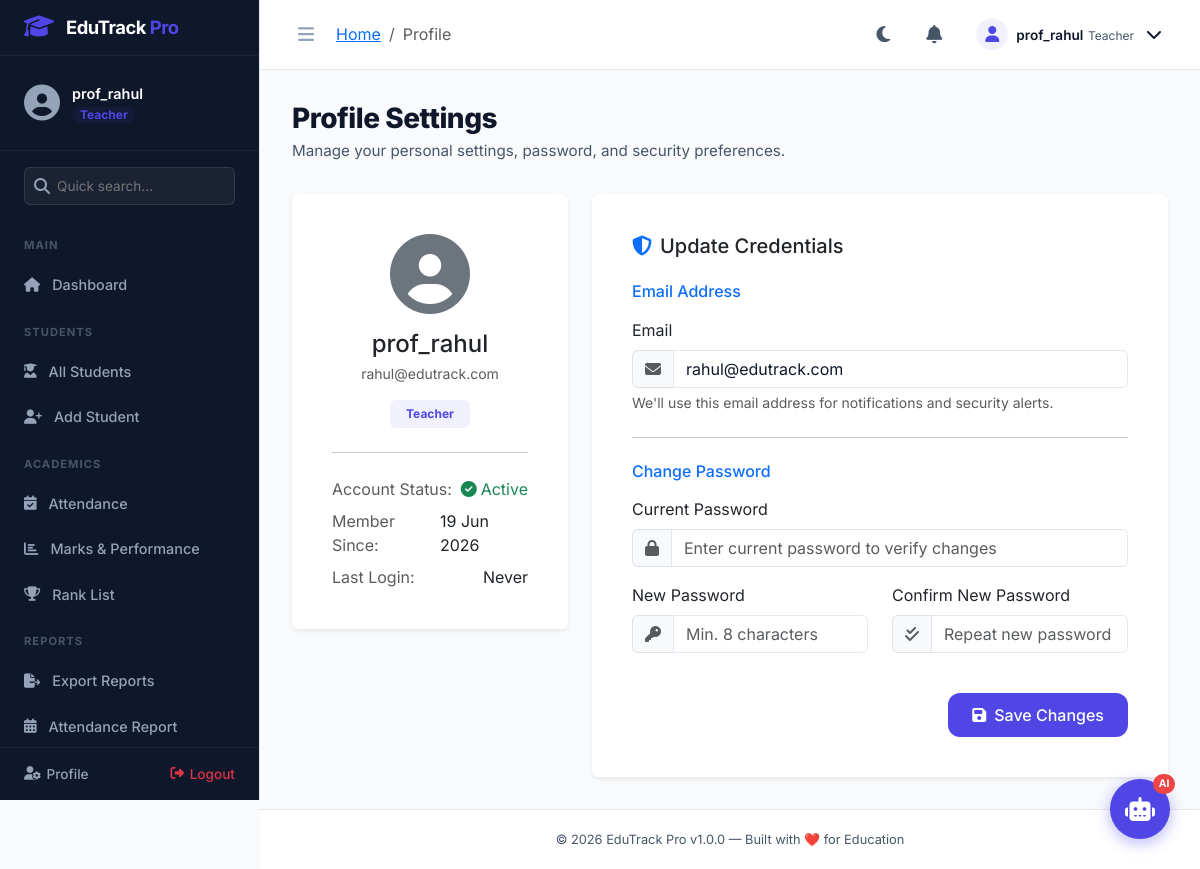
Page /auth/profile (signed in) on the committed database.
### models.py (models this page shows, shortened)
class User(UserMixin, db.Model):
    __tablename__ = 'users'
    id = db.Column(db.Integer, primary_key=True)
    username = db.Column(db.String(80), unique=True, nullable=False, index=True)
    email = db.Column(db.String(120), unique=True, nullable=False, index=True)
    password_hash = db.Column(db.String(255), nullable=False)
    role = db.Column(db.String(20), nullable=False, default='student')  # admin, teacher, student
    is_active = db.Column(db.Boolean, default=True, nullable=False)
    last_login = db.Column(db.DateTime, nullable=True)
    created_at = db.Column(db.DateTime, default=datetime.utcnow, nullable=False)
    updated_at = db.Column(db.DateTime, default=datetime.utcnow, onupdate=datetime.utcnow)
    student_profile = db.relationship('Student', back_populates='user', uselist=False,
                                       foreign_keys='Student.user_id')
    notifications = db.relationship('Notification', back_populates='user',
                                     foreign_keys='Notification.user_id', lazy='dynamic')
    marks_entered = db.relationship('Mark', back_populates='entered_by_user',
                                     foreign_keys='Mark.entered_by')
    attendance_marked = db.relationship('Attendance', back_populates='marked_by_user',
                                         foreign_keys='Attendance.marked_by')
    def is_admin(self) -> bool:
        return self.role == 'admin'
    def is_teacher(self) -> bool:
        return self.role == 'teacher'

### routes/auth.py (the view, shortened to what this page needs)
@auth_bp.route('/profile', methods=['GET', 'POST'])
@login_required
def profile():
    return render_template('auth/profile.html')

### app.py (called while the page is built)
def _register_context_processors(app: Flask):
    from models import Notification
    from flask_login import current_user
    @app.context_processor
    def inject_globals():
        unread_count = 0
        if current_user.is_authenticated:
            unread_count = Notification.query.filter_by(
                user_id=current_user.id, is_read=False
            ).count()
        return {
            'app_name': app.config.get('APP_NAME', 'EduTrack Pro'),
            'app_version': app.config.get('APP_VERSION', '1.0.0'),
            'current_year': datetime.utcnow().year,
            'unread_notifications': unread_count,
        }

### models.py (called while the page is built)
@login_manager.user_loader
def load_user(user_id):
    return db.session.get(User, int(user_id))

### templates/auth/profile.html (shortened to what this page needs)
{% extends "base.html" %}
{% block breadcrumb %}
<li class="breadcrumb-item active">Profile</li>
{% endblock %}
{% block content %}
<div class="page-header">
    <div>
        <h1 class="page-title">Profile Settings</h1>
        <p class="page-subtitle">Manage your personal settings, password, and security preferences.</p>
    </div>
</div>
<div class="row g-4">
    <div class="col-12 col-lg-4">
        <div class="card border-0 shadow-sm text-center p-4">
            <div class="card-body">
                <div class="profile-avatar-lg mb-3 mx-auto">
                    <i class="fas fa-user-circle fa-5x text-secondary"></i>
                </div>
                <h4 class="mb-1">{{ current_user.username }}</h4>
                <p class="text-muted small mb-3">{{ current_user.email }}</p>
                <span class="badge bg-primary-soft text-primary px-3 py-2 fs-7">{{ current_user.role | title }}</span>
                <hr class="my-4">
                <div class="text-start">
                    <div class="d-flex justify-content-between mb-2">
                        <span class="text-muted">Account Status:</span>
                        <span class="text-success"><i class="fas fa-check-circle me-1"></i>Active</span>
                    </div>
                    <div class="d-flex justify-content-between mb-2">
                        <span class="text-muted">Member Since:</span>
                        <span>{{ current_user.created_at.strftime('%d %b %Y') }}</span>
                    </div>
                    <div class="d-flex justify-content-between">
                        <span class="text-muted">Last Login:</span>
                        <span>{{ current_user.last_login.strftime('%d %b %Y, %H:%M') if current_user.last_login else 'Never' }}</span>
                    </div>
                </div>
            </div>
        </div>
    </div>
    <div class="col-12 col-lg-8">
        <div class="card border-0 shadow-sm p-4">
            <div class="card-body">
                <h3 class="card-title h5 mb-4"><i class="fas fa-shield-alt me-2 text-primary"></i>Update Credentials</h3>
                <form action="{{ url_for('auth.profile') }}" method="POST">
                    <h6 class="text-primary mb-3">Email Address</h6>
                    <div class="mb-4">
                        <label for="email" class="form-label">Email</label>
                        <div class="input-group">
                            <span class="input-group-text"><i class="fas fa-envelope text-muted"></i></span>
                            <input type="email" class="form-control" id="email" name="email" value="{{ current_user.email }}" required>
                        </div>
                        <div class="form-text">We'll use this email address for notifications and security alerts.</div>
                    </div>
                    <hr class="my-4">
                    <h6 class="text-primary mb-3">Change Password</h6>
                    <div class="mb-3">
                        <label for="current_password" class="form-label">Current Password</label>
                        <div class="input-group">
                            <span class="input-group-text"><i class="fas fa-lock text-muted"></i></span>
                            <input type="password" class="form-control" id="current_password" name="current_password" placeholder="Enter current password to verify changes">
                        </div>
                    </div>
                    <div class="row">
                        <div class="col-md-6 mb-3">
                            <label for="new_password" class="form-label">New Password</label>
                            <div class="input-group">
                                <span class="input-group-text"><i class="fas fa-key text-muted"></i></span>
                                <input type="password" class="form-control" id="new_password" name="new_password" placeholder="Min. 8 characters">
                            </div>
                        </div>
                        <div class="col-md-6 mb-3">
                            <label for="confirm_password" class="form-label">Confirm New Password</label>
                            <div class="input-group">
                                <span class="input-group-text"><i class="fas fa-check-double text-muted"></i></span>
                                <input type="password" class="form-control" id="confirm_password" name="confirm_password" placeholder="Repeat new password">
                            </div>
                        </div>
                    </div>
                    <div class="mt-4 text-end">
                        <button type="submit" class="btn btn-primary-custom px-4">
                            <i class="fas fa-save me-2"></i>Save Changes
                        </button>
                    </div>
                </form>
            </div>
        </div>
    </div>
</div>
{% endblock %}

### templates/base.html (shortened to what this page needs)
<!DOCTYPE html>
<html lang="en" data-theme="light">
<head>
    <link href="https://cdn.jsdelivr.net/npm/bootstrap@5.3.2/dist/css/bootstrap.min.css" rel="stylesheet">
    <link href="https://cdnjs.cloudflare.com/ajax/libs/font-awesome/6.5.0/css/all.min.css" rel="stylesheet">
    <link href="{{ url_for('static', filename='css/custom.css') }}" rel="stylesheet">
</head>
<body>
{% if current_user.is_authenticated %}
<nav class="sidebar" id="sidebar">
    <div class="sidebar-header">
        <div class="sidebar-brand">
            <div class="brand-icon">
                <i class="fas fa-graduation-cap"></i>
            </div>
            <div class="brand-text">
                <span class="brand-name">EduTrack</span>
                <span class="brand-pro">Pro</span>
            </div>
        </div>
    </div>
    <div class="sidebar-user">
        <div class="user-avatar">
            <i class="fas fa-user-circle"></i>
        </div>
        <div class="user-info">
            <span class="user-name">{{ current_user.username }}</span>
            <span class="user-role badge">{{ current_user.role | title }}</span>
        </div>
    </div>
    <div class="sidebar-search">
        <div class="search-box">
            <i class="fas fa-search"></i>
            <input type="text" placeholder="Quick search..." id="sidebarSearch">
        </div>
    </div>
    <ul class="sidebar-nav">
        <li class="nav-section">Main</li>
        <li class="nav-item">
            <a href="{{ url_for('dashboard.index') }}" class="nav-link {% if request.endpoint == 'dashboard.index' %}active{% endif %}">
                <i class="fas fa-home nav-icon"></i>
                <span class="nav-text">Dashboard</span>
            </a>
        </li>
        <li class="nav-section">Students</li>
        <li class="nav-item">
            <a href="{{ url_for('students.list_students') }}" class="nav-link {% if 'students' in request.endpoint %}active{% endif %}">
                <i class="fas fa-user-graduate nav-icon"></i>
                <span class="nav-text">All Students</span>
            </a>
        </li>
        {% if current_user.is_admin() or current_user.is_teacher() %}
        <li class="nav-item">
            <a href="{{ url_for('students.add_student') }}" class="nav-link {% if request.endpoint == 'students.add_student' %}active{% endif %}">
                <i class="fas fa-user-plus nav-icon"></i>
                <span class="nav-text">Add Student</span>
            </a>
        </li>
        {% endif %}
        <li class="nav-section">Academics</li>
        <li class="nav-item">
            <a href="{{ url_for('attendance.mark_attendance') }}" class="nav-link {% if 'attendance' in request.endpoint %}active{% endif %}">
                <i class="fas fa-calendar-check nav-icon"></i>
                <span class="nav-text">Attendance</span>
            </a>
        </li>
        <li class="nav-item">
            <a href="{{ url_for('marks.index') }}" class="nav-link {% if 'marks' in request.endpoint %}active{% endif %}">
                <i class="fas fa-chart-bar nav-icon"></i>
                <span class="nav-text">Marks & Performance</span>
            </a>
        </li>
        <li class="nav-item">
            <a href="{{ url_for('marks.rank_list') }}" class="nav-link {% if request.endpoint == 'marks.rank_list' %}active{% endif %}">
                <i class="fas fa-trophy nav-icon"></i>
                <span class="nav-text">Rank List</span>
            </a>
        </li>
        <li class="nav-section">Reports</li>
        <li class="nav-item">
            <a href="{{ url_for('reports.index') }}" class="nav-link {% if 'reports' in request.endpoint %}active{% endif %}">
                <i class="fas fa-file-export nav-icon"></i>
                <span class="nav-text">Export Reports</span>
            </a>
        </li>
        <li class="nav-item">
            <a href="{{ url_for('attendance.report') }}" class="nav-link">
                <i class="fas fa-calendar-alt nav-icon"></i>
                <span class="nav-text">Attendance Report</span>
            </a>
        </li>
    </ul>
    <div class="sidebar-footer">
        <a href="{{ url_for('auth.profile') }}" class="footer-link">
            <i class="fas fa-user-cog"></i>
            <span>Profile</span>
        </a>
        <a href="{{ url_for('auth.logout') }}" class="footer-link text-danger">
            <i class="fas fa-sign-out-alt"></i>
            <span>Logout</span>
        </a>
    </div>
</nav>
<div class="main-wrapper" id="mainWrapper">
    <header class="top-navbar">
        <div class="navbar-left">
            <button class="sidebar-toggle-btn" id="sidebarToggle" title="Toggle Sidebar">
                <i class="fas fa-bars"></i>
            </button>
            <nav aria-label="breadcrumb" class="d-none d-md-block">
                <ol class="breadcrumb mb-0">
                    <li class="breadcrumb-item"><a href="{{ url_for('dashboard.index') }}">Home</a></li>
                    {% block breadcrumb %}{% endblock %}
                </ol>
            </nav>
        </div>
        <div class="navbar-right">
            <button class="theme-toggle" id="themeToggle" title="Toggle Dark/Light Mode">
                <i class="fas fa-moon" id="themeIcon"></i>
            </button>
            <div class="dropdown">
                <button class="icon-btn position-relative" data-bs-toggle="dropdown" id="notifBell">
                    <i class="fas fa-bell"></i>
                </button>
            </div>
            <div class="dropdown">
                <button class="user-menu-btn" data-bs-toggle="dropdown">
                    <div class="avatar-sm">
                        <i class="fas fa-user"></i>
                    </div>
                    <div class="user-menu-info d-none d-md-block">
                        <span class="user-menu-name">{{ current_user.username }}</span>
                        <span class="user-menu-role">{{ current_user.role | title }}</span>
                    </div>
                    <i class="fas fa-chevron-down ms-1 d-none d-md-block"></i>
                </button>
            </div>
        </div>
    </header>
    <main class="page-content">
        {% block content %}{% endblock %}
    </main>
    <footer class="page-footer">
        <span>© {{ current_year }} EduTrack Pro v{{ app_version }} — Built with ❤️ for Education</span>
    </footer>
</div>
{% endif %}
{% if current_user.is_authenticated %}
<button class="chatbot-fab" id="chatbotFab" title="Open AI Assistant">
    <i class="fas fa-robot"></i>
    <span class="fab-badge">AI</span>
</button>
{% endif %}
</body>
</html>

### rows in the picture
User: username "prof_rahul", role "Teacher", email "rahul@edutrack.com", created_at "19 Jun 2026", last_login "Never"

### other values in the picture
{{ app_version }} "1.0.0"
